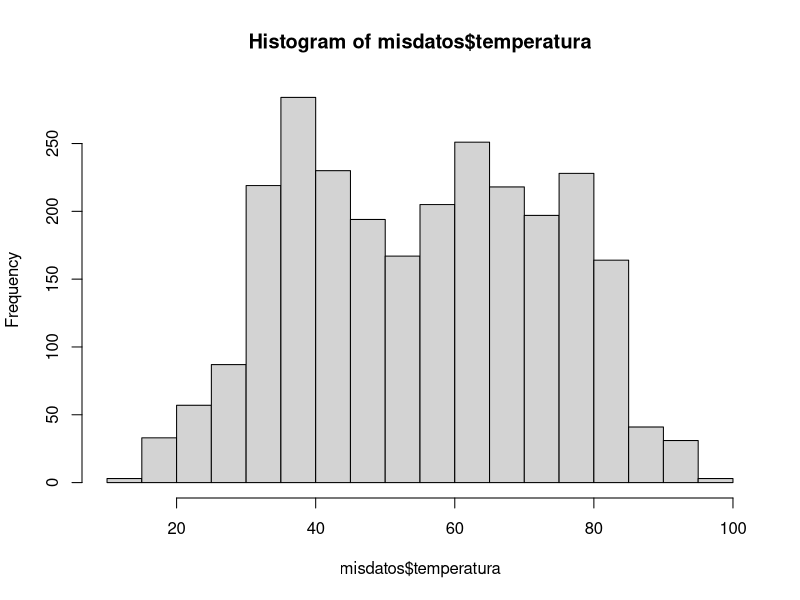
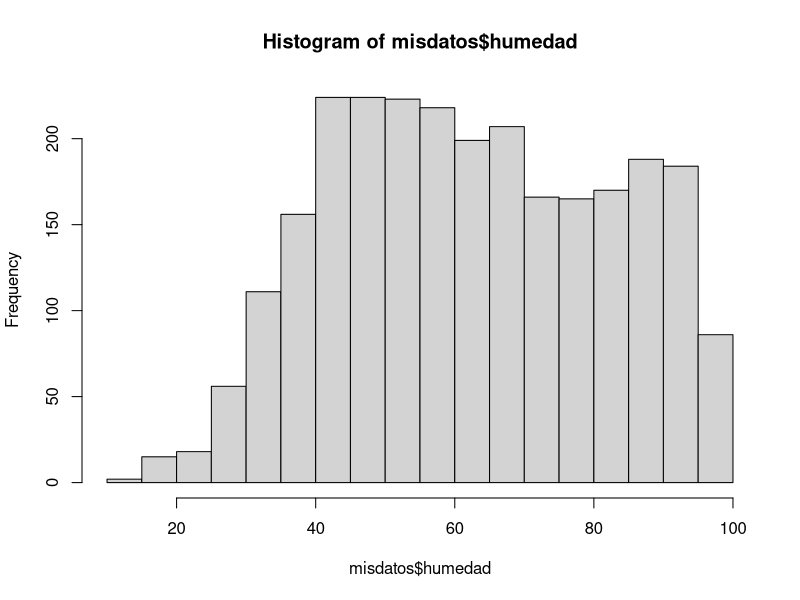
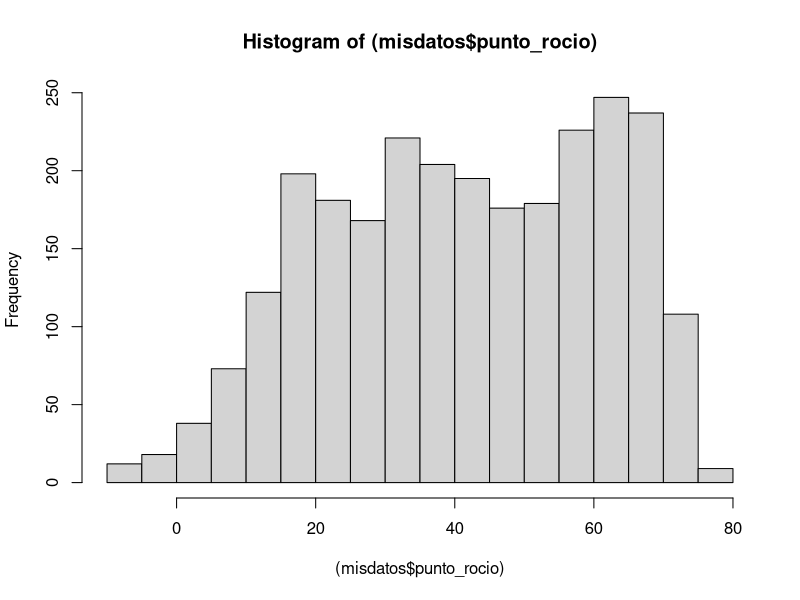
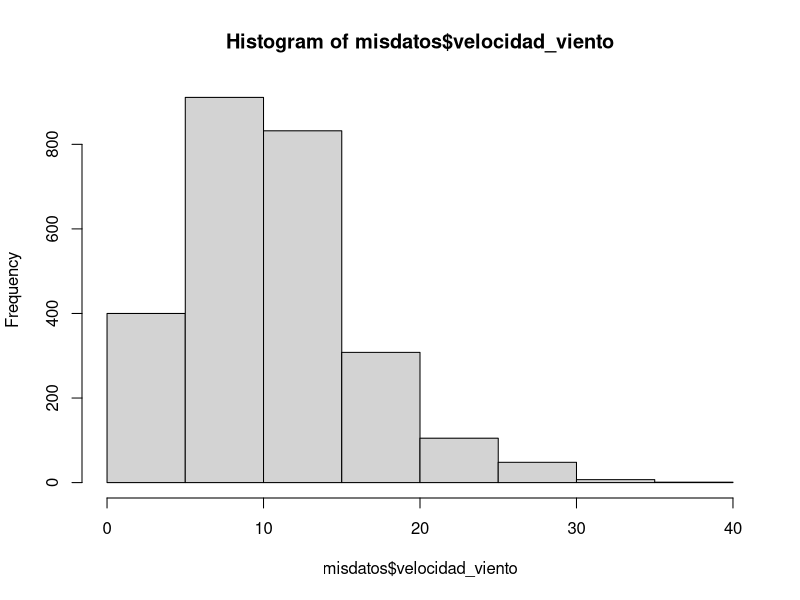
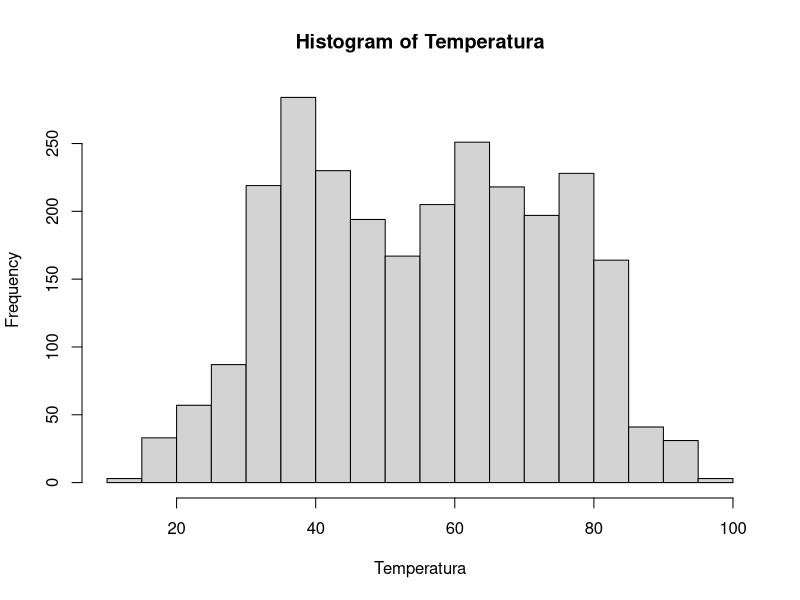
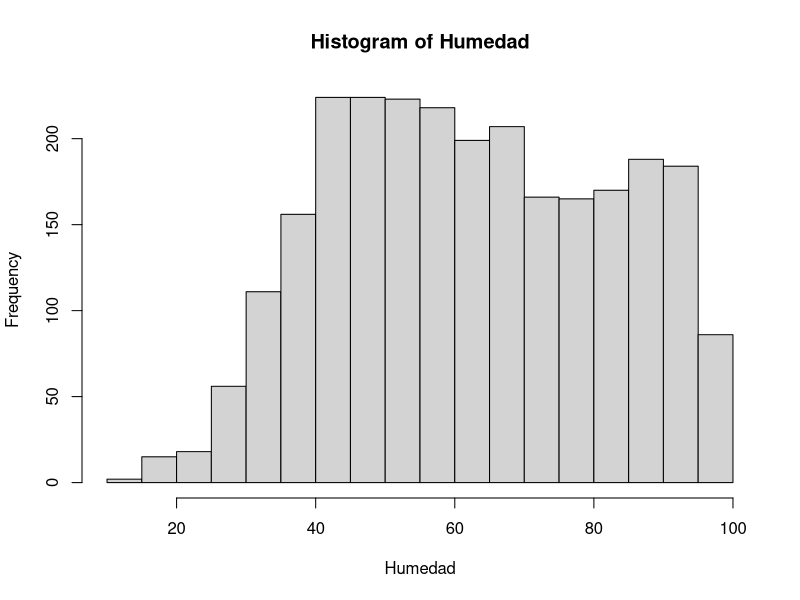
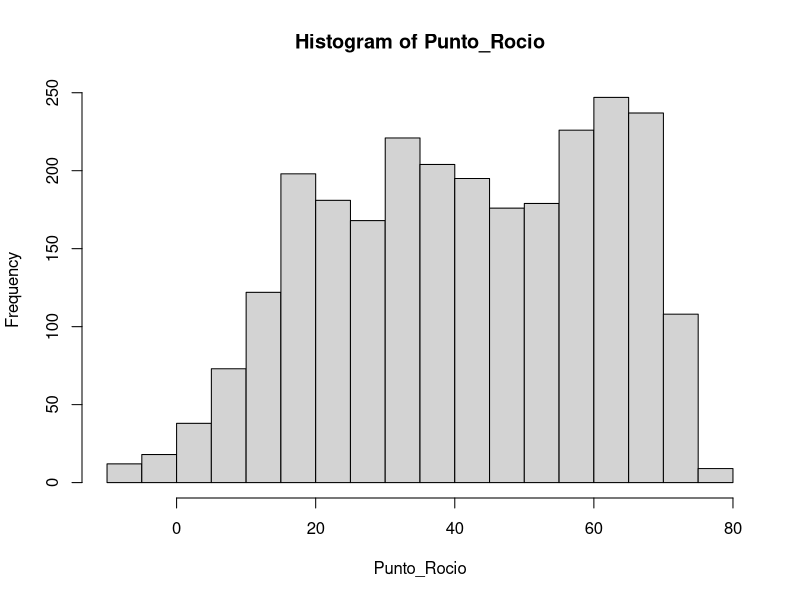
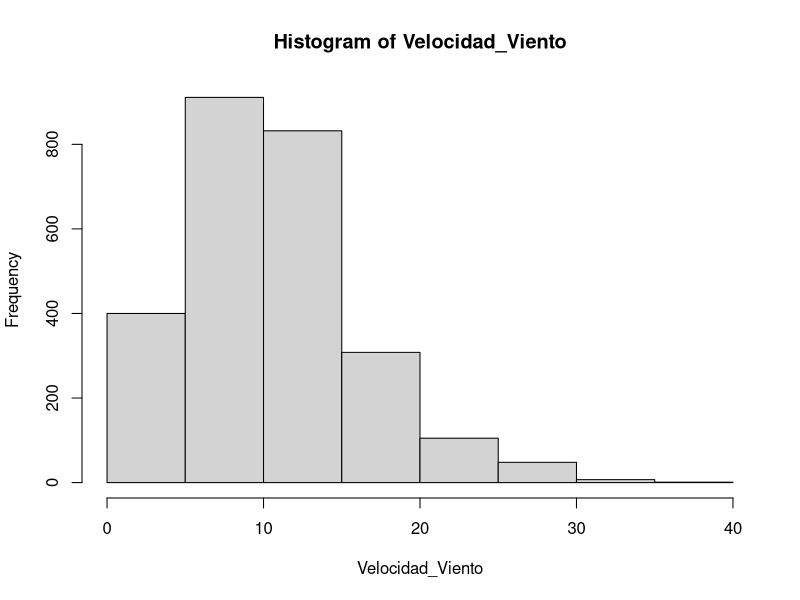

The R script that drew these images, in order:
# nombre del archivo a mandar por correo:
# nombre_apellido_inferencia_profesor.R
# ejemplo:
# juan_perez_estadistica_mayer.R

# No olvide ejecutar las líneas 6 y 11 antes de empezar el resto del trabajo
library(readxl)


# 1. Use la función read_excel para cargar los datos que se encuentran en el archivo excel datos_ie.xlsx
misdatos <- read_excel("datos_ie.xlsx")





# 2. Para la variable "velocidad_viento", que es una de las columnas de los datos 
# que acaba de cargar, encuentre lo siguiente usando la función quantile:
# 2.1 el cuantil 0.025 (2 pto)
# 2.2 la mediana (2 pto)
# 2.3 el cuantil 0.975 (2 pto)
# Nota la función quantile es la que calcula cuantiles de un vector. Por ejemplo si el vector se llama x y
# queremos calcular el cuantil 37 escribiremos en R quantile(x, 0.37)
quantile(misdatos$velocidad_viento, c(0.025))
median(misdatos$velocidad_viento)
quantile(misdatos$velocidad_viento, c(0.975))



# 3. Para la variable "temperatura" compute lo siguiente
# 3.1 la media (2 pto)
# 3.2 la desviación estandar    (2 pto)
# 3.3 la cantidad de observaciones (n)   (2 pto)
# 3.4 la desviación estandar, dividida por la raíz de n  (2 pto)
mean(misdatos$temperatura)
sd(misdatos$temperatura)
length(misdatos$temperatura)
sqrt(length(misdatos$temperatura))
sd(misdatos$temperatura)/sqrt(length(misdatos$temperatura))
    




# 4. Grafique los histogramas de estas cuatro variables: temperatura, humedad,
# punto_rocio y velocidad_viento. Puede usar cualquier función y paquete de R (4 pts)
hist(misdatos$temperatura)
hist(misdatos$humedad)
hist((misdatos$punto_rocio))
hist(misdatos$velocidad_viento)
Temperatura <- (misdatos$temperatura)
hist(Temperatura)
Humedad <- (misdatos$humedad)
hist(Humedad)
Punto_Rocio <- (misdatos$punto_rocio)
hist(Punto_Rocio)
Velocidad_Viento <- (misdatos$velocidad_viento)
hist(Velocidad_Viento)
hist(Velocidad_Viento)
# 5. Use el comando pnorm, para encontrar la probabilidad de que una variable aleatoria normal
# estándard esté entre -1 y 1.2, es decir, encontrar P(-1 <= z <= 1.2)
# Nota, el comando pnorm asume por defecto que nuestra normal es estándar. (2 pto)
pnorm(-1)
pnorm(1.2)
pnorm(1.2)-pnorm(-1)
